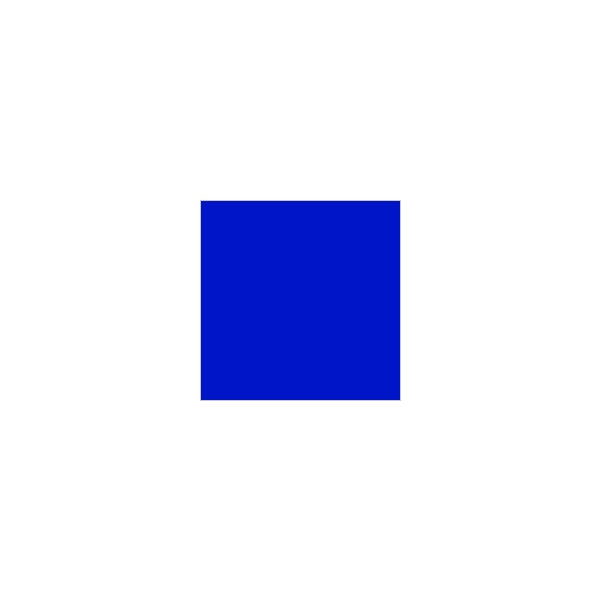
Frame 1 (no input)
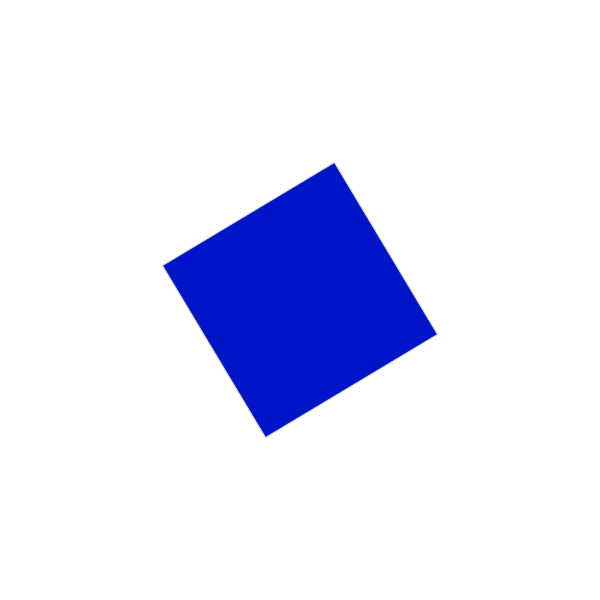
Frame 60 (the mouse pressed at the canvas centre just before this capture)
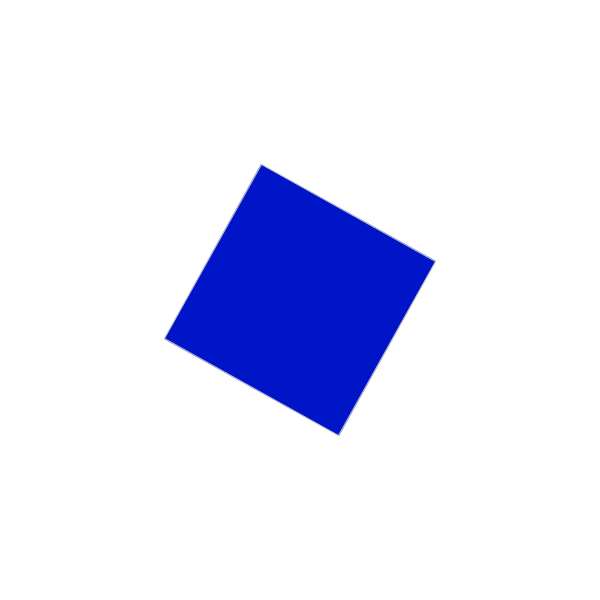
Frame 120 (the mouse held since frame 60 and released just before this capture)

The Processing sketch that drew these frames (run headless with seeded random() and noise(); from frame 60 on, the mouse is pressed at the canvas centre):

// Processing sketch: sketch_2_rotate
// ── sketch_2_rotate.pde
void setup()
{
  size(600,600);
  background(255);
}

//Ustal kąt startowy (celowo poza void by wartość można było zmienić z każdą klatką)
float kat = 0;

void draw()
{
  //Skasowanie background spowoduje pojawienie się "pierścienia"
  background(255);
  
  stroke(200);
  strokeWeight(1);
  
  fill(0,20,200);
  rectMode(CENTER);
  
  //Przelicz wartość na radiany (celowo w void draw gdyż musi to dla każdej nowej wartości
  float radian = radians(kat);
  
  //Przemieść wszystkie obiekty na środek i obracaj
  translate(width/2, height/2);
  rotate(radian);
  rect(0, 0, 200, 200); //ten kwadrat jest jedynym obiektem więc nie potrzeba pushMatrix ani popMatrix
  
  //Z każdą klatką obróć o jeden stopień (nie szkodzi że przekroczyło 360)
  kat = kat + 1;
   
}
